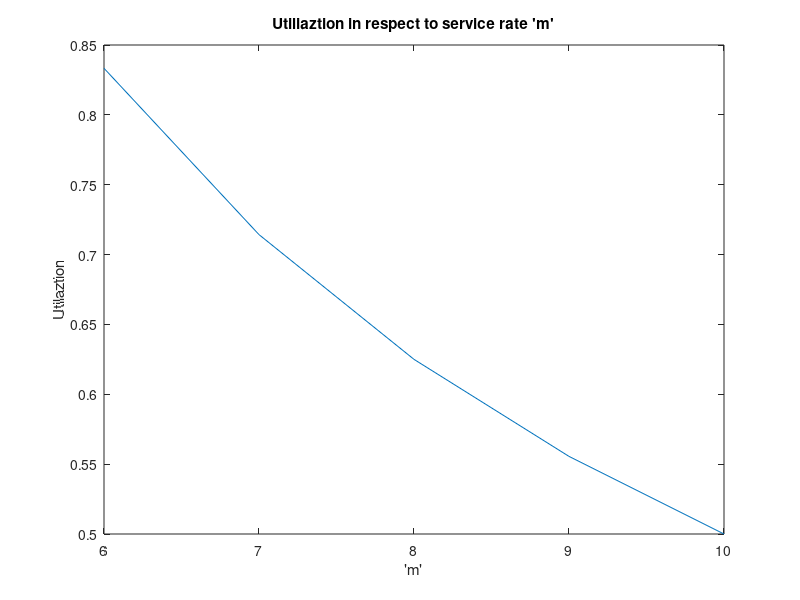
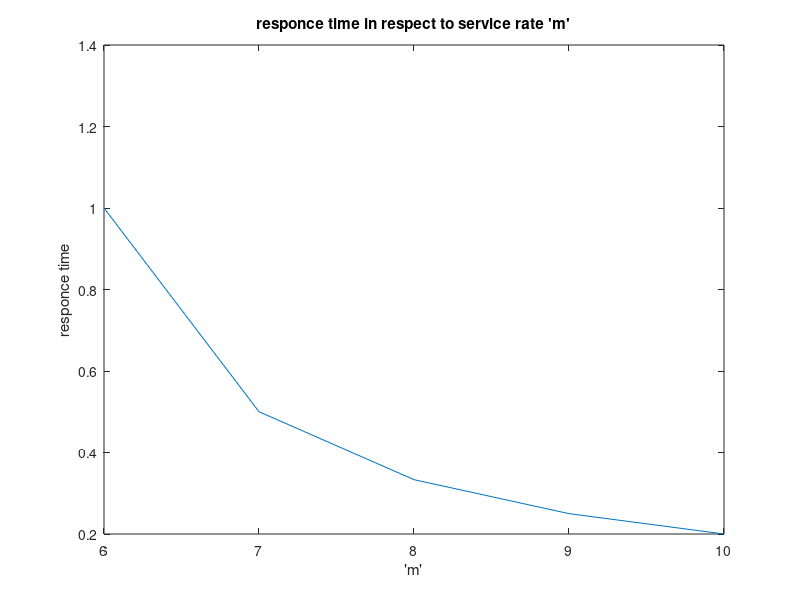
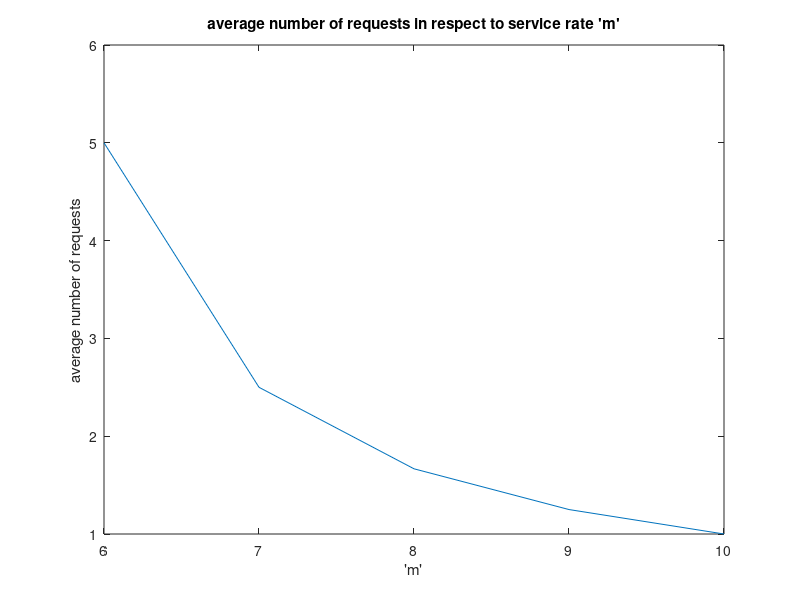
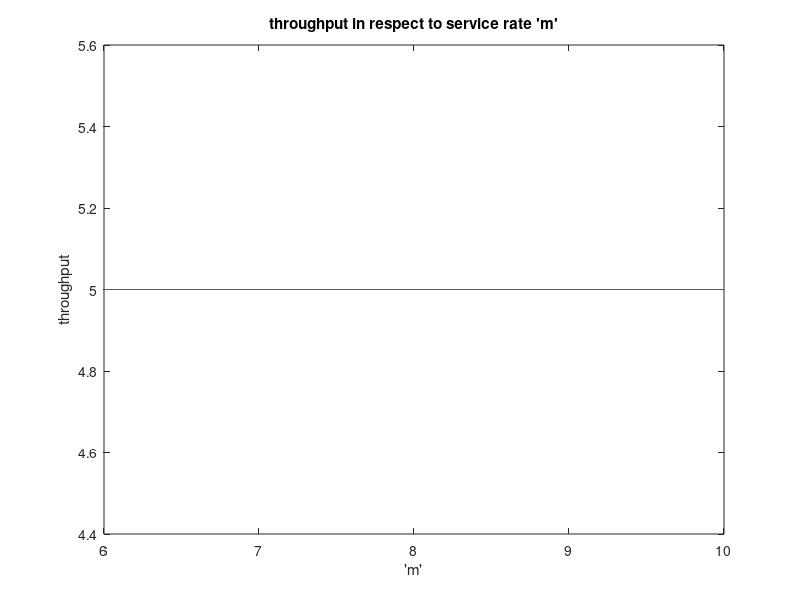

Recreate these plots in MATLAB, in order.
#Queuing Systems | 6th Semester | NTUA ECE
#2nd Lab 2021
#2nd Exercise
#editor: Nikitas Tsinnas, 03118187
pkg load statistics
pkg load queueing

clc;
clear all;
close all;

#b
lamda = 5;
m = [6:1:10];

U=[0,length(m)]; #server utiliaztion 
R=[0,length(m)]; #server responce time
Q=[0,length(m)]; #average number of requests in the system
X=[0,length(m)]; #server throughput
#Calculating U,R,Q,X with gsmm1 from queueing package
for i=1:length(m)
  [U(i),R(i),Q(i),X(i)] = qsmm1(lamda, m(i));
endfor

#Plotting Diagrams...
#Utiliaztion
figure(1);
plot (m,U);
title("Utiliaztion in respect to service rate 'm'");
ylabel("Utilaztion");
xlabel("'m'");
saveas(1, "figure1.jpg")
#responce time
figure(2);
plot (m,R);
title("responce time in respect to service rate 'm'");
ylabel("responce time");
xlabel("'m'");
saveas(2, "figure2.jpg")
#average number of requests
figure(3);
plot (m,Q);
title("average number of requests in respect to service rate 'm'");
ylabel("average number of requests");
xlabel("'m'");
saveas(3, "figure3.jpg")
#throughput
figure(4);
plot (m,X);
title("throughput in respect to service rate 'm'");
ylabel("throughput");
xlabel("'m'");
saveas(4, "figure4.jpg")


